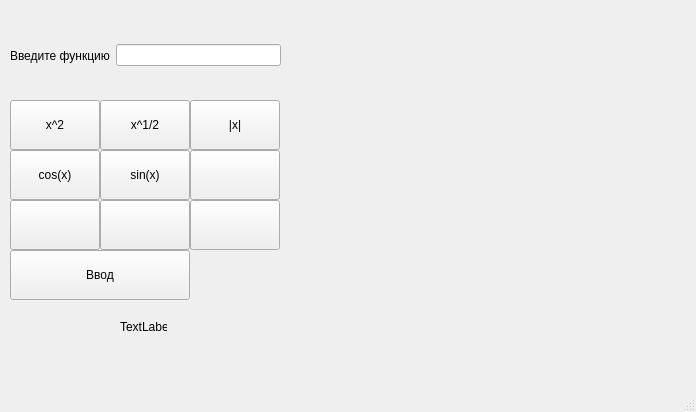
<?xml version="1.0" encoding="UTF-8"?>
<ui version="4.0">
 <class>workplace</class>
 <widget class="QMainWindow" name="workplace">
  <property name="geometry">
   <rect>
    <x>0</x>
    <y>0</y>
    <width>696</width>
    <height>412</height>
   </rect>
  </property>
  <property name="windowTitle">
   <string>MainWindow</string>
  </property>
  <widget class="QWidget" name="centralwidget">
   <property name="maximumSize">
    <size>
     <width>692</width>
     <height>352</height>
    </size>
   </property>
   <widget class="QChartView" name="vchrt" native="true">
    <property name="geometry">
     <rect>
      <x>310</x>
      <y>40</y>
      <width>351</width>
      <height>261</height>
     </rect>
    </property>
    <property name="contextMenuPolicy">
     <enum>Qt::PreventContextMenu</enum>
    </property>
    <property name="toolTipDuration">
     <number>-1</number>
    </property>
   </widget>
   <widget class="QPushButton" name="Enter">
    <property name="geometry">
     <rect>
      <x>10</x>
      <y>250</y>
      <width>180</width>
      <height>50</height>
     </rect>
    </property>
    <property name="styleSheet">
     <string notr="true">font: 10pt &quot;MS Shell Dlg 2&quot;;</string>
    </property>
    <property name="text">
     <string>Ввод</string>
    </property>
   </widget>
   <widget class="QPushButton" name="pushButton_7">
    <property name="geometry">
     <rect>
      <x>10</x>
      <y>200</y>
      <width>90</width>
      <height>50</height>
     </rect>
    </property>
    <property name="styleSheet">
     <string notr="true">font: 10pt &quot;MS Shell Dlg 2&quot;;</string>
    </property>
    <property name="text">
     <string/>
    </property>
   </widget>
   <widget class="QPushButton" name="pushButton_8">
    <property name="geometry">
     <rect>
      <x>100</x>
      <y>200</y>
      <width>90</width>
      <height>50</height>
     </rect>
    </property>
    <property name="styleSheet">
     <string notr="true">font: 10pt &quot;MS Shell Dlg 2&quot;;</string>
    </property>
    <property name="text">
     <string/>
    </property>
   </widget>
   <widget class="QPushButton" name="pushButton_6">
    <property name="geometry">
     <rect>
      <x>190</x>
      <y>200</y>
      <width>90</width>
      <height>50</height>
     </rect>
    </property>
    <property name="styleSheet">
     <string notr="true">font: 10pt &quot;MS Shell Dlg 2&quot;;</string>
    </property>
    <property name="text">
     <string/>
    </property>
   </widget>
   <widget class="QPushButton" name="pushButton_9">
    <property name="geometry">
     <rect>
      <x>190</x>
      <y>150</y>
      <width>90</width>
      <height>50</height>
     </rect>
    </property>
    <property name="styleSheet">
     <string notr="true">font: 10pt &quot;MS Shell Dlg 2&quot;;</string>
    </property>
    <property name="text">
     <string/>
    </property>
   </widget>
   <widget class="QPushButton" name="sin">
    <property name="geometry">
     <rect>
      <x>100</x>
      <y>150</y>
      <width>90</width>
      <height>50</height>
     </rect>
    </property>
    <property name="styleSheet">
     <string notr="true">font: 10pt &quot;MS Shell Dlg 2&quot;;</string>
    </property>
    <property name="text">
     <string>sin(x)</string>
    </property>
   </widget>
   <widget class="QPushButton" name="cos">
    <property name="geometry">
     <rect>
      <x>10</x>
      <y>150</y>
      <width>90</width>
      <height>50</height>
     </rect>
    </property>
    <property name="styleSheet">
     <string notr="true">font: 10pt &quot;MS Shell Dlg 2&quot;;</string>
    </property>
    <property name="text">
     <string>cos(x)</string>
    </property>
   </widget>
   <widget class="QPushButton" name="pow1">
    <property name="enabled">
     <bool>true</bool>
    </property>
    <property name="geometry">
     <rect>
      <x>10</x>
      <y>100</y>
      <width>90</width>
      <height>50</height>
     </rect>
    </property>
    <property name="styleSheet">
     <string notr="true">font: 10pt &quot;MS Shell Dlg 2&quot;;</string>
    </property>
    <property name="text">
     <string>x^2</string>
    </property>
   </widget>
   <widget class="QPushButton" name="abs1">
    <property name="geometry">
     <rect>
      <x>190</x>
      <y>100</y>
      <width>90</width>
      <height>50</height>
     </rect>
    </property>
    <property name="styleSheet">
     <string notr="true">font: 10pt &quot;MS Shell Dlg 2&quot;;</string>
    </property>
    <property name="text">
     <string>|x|</string>
    </property>
   </widget>
   <widget class="QPushButton" name="pow2">
    <property name="geometry">
     <rect>
      <x>100</x>
      <y>100</y>
      <width>90</width>
      <height>50</height>
     </rect>
    </property>
    <property name="contextMenuPolicy">
     <enum>Qt::NoContextMenu</enum>
    </property>
    <property name="styleSheet">
     <string notr="true">font: 10pt &quot;MS Shell Dlg 2&quot;;</string>
    </property>
    <property name="text">
     <string>x^1/2</string>
    </property>
   </widget>
   <widget class="QWidget" name="horizontalLayoutWidget">
    <property name="geometry">
     <rect>
      <x>10</x>
      <y>30</y>
      <width>271</width>
      <height>51</height>
     </rect>
    </property>
    <layout class="QHBoxLayout" name="horizontalLayout">
     <item>
      <widget class="QLabel" name="label_2">
       <property name="text">
        <string>Введите функцию</string>
       </property>
      </widget>
     </item>
     <item>
      <widget class="QLineEdit" name="lineEdit"/>
     </item>
    </layout>
   </widget>
   <widget class="QLabel" name="label">
    <property name="geometry">
     <rect>
      <x>120</x>
      <y>320</y>
      <width>47</width>
      <height>14</height>
     </rect>
    </property>
    <property name="text">
     <string>TextLabel</string>
    </property>
   </widget>
  </widget>
  <widget class="QMenuBar" name="menubar">
   <property name="geometry">
    <rect>
     <x>0</x>
     <y>0</y>
     <width>696</width>
     <height>22</height>
    </rect>
   </property>
  </widget>
  <widget class="QStatusBar" name="statusbar"/>
 </widget>
 <customwidgets>
  <customwidget>
   <class>QChartView</class>
   <extends>QWidget</extends>
   <header location="global">qchartview.h</header>
   <container>1</container>
  </customwidget>
 </customwidgets>
 <resources/>
 <connections/>
</ui>
